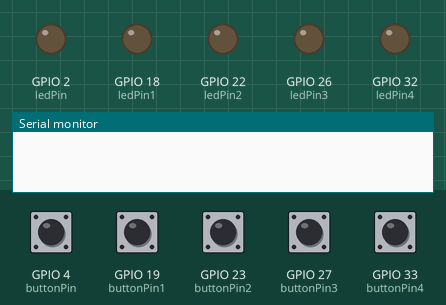
Simulated run of this sketch. Board: ESP32. Shown: output pins drawn as LEDs (lit = HIGH), the last lines printed to the serial monitor. Dashed ring = blinking. Inputs (shaded band) come from the test bench; at power-on: GPIO 4 (buttonPin), GPIO 19 (buttonPin1), GPIO 23 (buttonPin2), GPIO 27 (buttonPin3), GPIO 33 (buttonPin4) HIGH.

Above: at 1.2 s.
1.3 s: GPIO 4 (buttonPin) pulled LOW for 1 s
At 2.15 s:
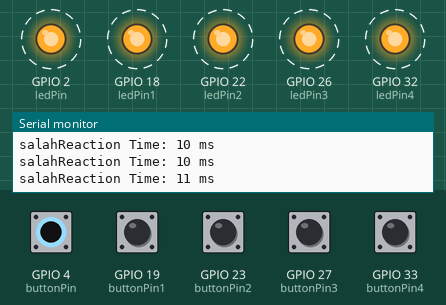
3.8 s: GPIO 19 (buttonPin1) pulled LOW for 0.15 s
At 5.1 s:
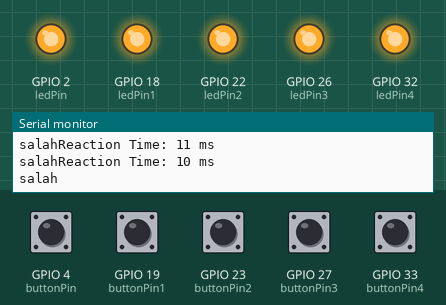
5.4 s: GPIO 19 (buttonPin1) pulled LOW for 1 s
At 6.23 s:
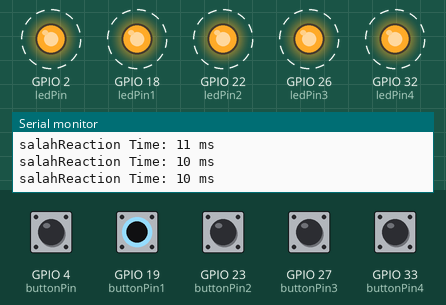
7.9 s: GPIO 4 (buttonPin) pulled LOW for 0.15 s
At 9.1 s:
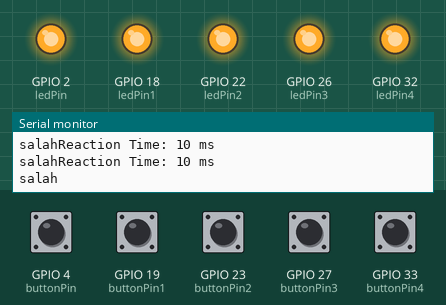
9.5 s: GPIO 23 (buttonPin2) pulled LOW for 1 s
At 9.69 s:
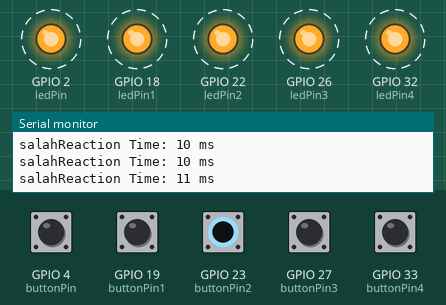
Timing chart, 0 to 12.5 s (numbered marks = the images above; inputs shaded):
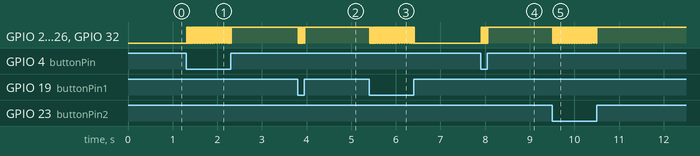

Measured:
- after the input at 1.3 s, GPIO 2 (ledPin), GPIO 18 (ledPin1), GPIO 22 (ledPin2), GPIO 26 (ledPin3), GPIO 32 (ledPin4): alternates HIGH for 0.02 s and LOW for 0.01 s, 75 changes in all, then stays HIGH, starting at once
- after the input at 3.8 s, GPIO 2 (ledPin), GPIO 18 (ledPin1), GPIO 22 (ledPin2), GPIO 26 (ledPin3), GPIO 32 (ledPin4): alternates HIGH for 0.01 s and LOW for 0.01 s, 14 changes in all, then stays HIGH, starting at once
- after the input at 5.4 s, GPIO 2 (ledPin), GPIO 18 (ledPin1), GPIO 22 (ledPin2), GPIO 26 (ledPin3), GPIO 32 (ledPin4): alternates HIGH for 0.02 s and LOW for 0.01 s, 75 changes in all, then stays LOW, starting at once
- after the input at 7.9 s, GPIO 2 (ledPin), GPIO 18 (ledPin1), GPIO 22 (ledPin2), GPIO 26 (ledPin3), GPIO 32 (ledPin4): alternates HIGH for 0.01 s and LOW for 0.01 s, 15 changes in all, then stays HIGH, starting at once
- after the input at 9.5 s, GPIO 2 (ledPin), GPIO 18 (ledPin1), GPIO 22 (ledPin2), GPIO 26 (ledPin3), GPIO 32 (ledPin4): alternates HIGH for 0.02 s and LOW for 0.01 s, 74 changes in all, then stays HIGH, starting at once

The sketch:

5-buttons-test.ino
```cpp
//------------------------- 5 buttons test--------
const int buttonPin = 4;
const int ledPin = 2;

const int buttonPin1 = 19;
const int ledPin1 = 18;

const int buttonPin2 = 23;
const int ledPin2 = 22;

const int buttonPin3 =27;
const int ledPin3 = 26;

const int buttonPin4 = 33;
const int ledPin4 = 32;

int buttonState = 0;      // Variable to store the button state
int buttonState1=0;
int buttonState2=0;
int buttonState3=0;
int buttonState4=0;
unsigned long ledOnTime = 0;
unsigned long reactionTime = 0;
bool gameInProgress = false;

void setup() {
  pinMode(buttonPin, INPUT_PULLUP); // Configure the button pin as input with pull-up resistor
  pinMode(ledPin, OUTPUT);           // Configure the LED pin as output
  pinMode(buttonPin1, INPUT_PULLUP); // Configure the button pin as input with pull-up resistor
  pinMode(ledPin1, OUTPUT);           // Configure the LED pin as output
  pinMode(buttonPin2, INPUT_PULLUP); // Configure the button pin as input with pull-up resistor
  pinMode(ledPin2, OUTPUT);           // Configure the LED pin as output
  pinMode(buttonPin3, INPUT_PULLUP); // Configure the button pin as input with pull-up resistor
  pinMode(ledPin3, OUTPUT);           // Configure the LED pin as output
  pinMode(buttonPin4, INPUT_PULLUP); // Configure the button pin as input with pull-up resistor
  pinMode(ledPin4, OUTPUT);           // Configure the LED pin as output

  Serial.begin(9600); // Initialize Serial communication for debugging
}

void loop() {
  buttonState = digitalRead(buttonPin); // Read the state of the button
  buttonState1 = digitalRead(buttonPin1); // Read the state of the button
  buttonState2 = digitalRead(buttonPin2); // Read the state of the button
  buttonState3 = digitalRead(buttonPin3); // Read the state of the button
  buttonState4 = digitalRead(buttonPin4); // Read the state of the button


  if (!gameInProgress) {
    digitalWrite(ledPin, LOW); // Turn off the LED
    digitalWrite(ledPin1, LOW); // Turn off the LED
    digitalWrite(ledPin2, LOW); // Turn off the LED
    digitalWrite(ledPin3, LOW); // Turn off the LED
    digitalWrite(ledPin4, LOW); // Turn off the LED

    if (buttonState == LOW ||buttonState1==LOW ||buttonState2 == LOW||buttonState3 == LOW||buttonState4 == LOW) {
      Serial.print("salah");
      gameInProgress = true;
      ledOnTime = millis(); // Record the time when the button is pressed
    }
  } else {
    digitalWrite(ledPin, HIGH); // Turn on the LED
    digitalWrite(ledPin1, HIGH); // Turn on the LED
    digitalWrite(ledPin2, HIGH); // Turn on the LED
    digitalWrite(ledPin3, HIGH); // Turn on the LED
    digitalWrite(ledPin4, HIGH); // Turn on the LED

    if (buttonState == LOW ||buttonState1==LOW ||buttonState2 == LOW||buttonState3 == LOW||buttonState4 == LOW) {
      reactionTime = millis() - ledOnTime; // Calculate the reaction time
      Serial.print("Reaction Time: ");
      Serial.print(reactionTime);
      Serial.println(" ms");
      gameInProgress = false;
    }
  }

  delay(10); // Add a small delay for stability
}
```
